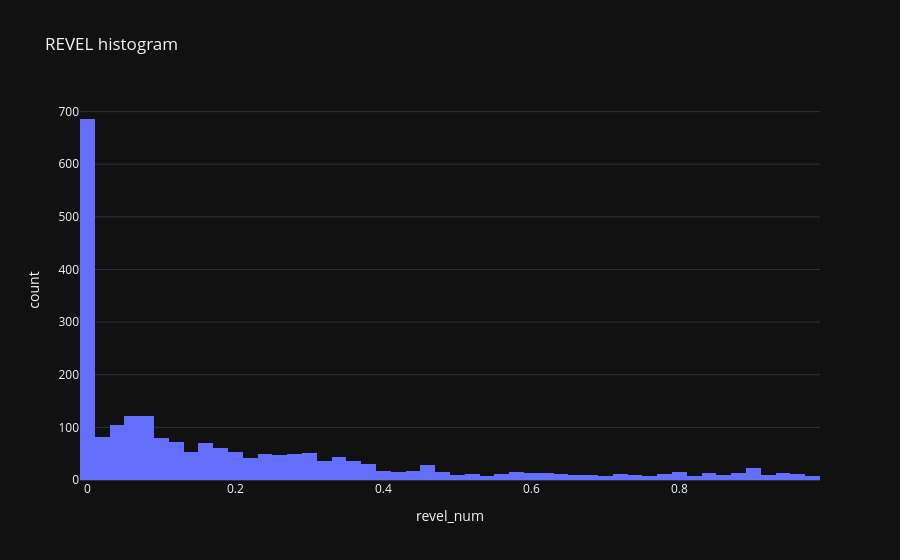

Source (notebook cell):
### Markdown cell above
## 1. 📊 REVEL histogram

### Code cell
tmp = d[['revel_num']].dropna()
fig = px.histogram(tmp, x='revel_num', nbins=50, title='REVEL histogram')
fig.show()

### Figure 1 — Plotly figure (JSON) as saved in the notebook; plotly's stock layout.template omitted (floating-point values rounded to 4 significant figures; data arrays with more than 128 entries replaced by an {"elided": "..."} marker saying what was removed)
{"data": [{"bingroup": "x", "hovertemplate": "revel_num=%{x}<br>count=%{y}<extra></extra>", "legendgroup": "", "marker": {"color": "#636efa", "pattern": {"shape": ""}}, "name": "", "nbinsx": 50, "orientation": "v", "showlegend": false, "x": {"elided": "2273 float values"}, "xaxis": "x", "yaxis": "y", "type": "histogram"}], "layout": {"xaxis": {"anchor": "y", "domain": [0.0, 1.0], "title": {"text": "revel_num"}}, "yaxis": {"anchor": "x", "domain": [0.0, 1.0], "title": {"text": "count"}}, "legend": {"tracegroupgap": 0}, "title": {"text": "REVEL histogram"}, "barmode": "relative"}}
